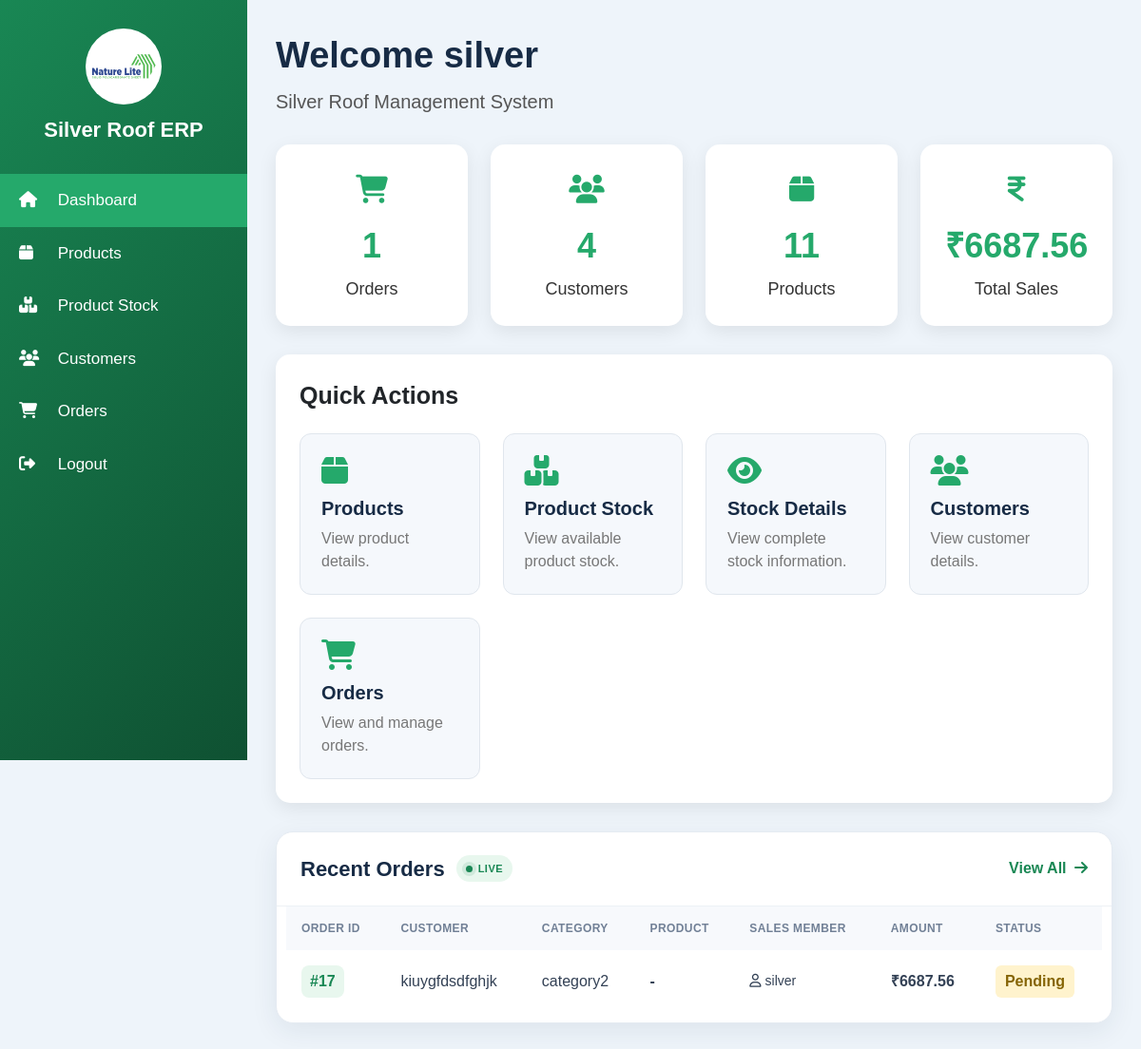
The page /dashboard/sales/dashboard/ (signed in) on the database its author committed.
### orders/models.py (models this page shows, shortened)
class Order(models.Model):
    STATUS_CHOICES = [
        ("Pending", "Pending"),
        ("Approved", "Approved"),
        ("Completed", "Completed"),
        ("Cancelled", "Cancelled"),
        ("Out of Stock", "Out of Stock"),
    ]
    LOADING_CHOICES = [
        ("G-1", "G-1"),
        ("WS", "WS"),
        ("PVR", "PVR"),
        ("G-2", "G-2"),
    ]
    DISPATCH_STATUS_CHOICES = [
        ("Not Dispatched", "Not Dispatched"),
        ("Dispatched", "Dispatched"),
    ]
    LOCATION_CHOICES = [
        ("ERNAKULAM-GOSHREE ROUTE", "ERNAKULAM-GOSHREE ROUTE"),
        ("ERNAKULAM-EDAPPALLY-ROUTE", "ERNAKULAM-EDAPPALLY-ROUTE"),
        ("PALAKKAD-ROUTE", "PALAKKAD-ROUTE"),
        ("WAYANAD-ROUTE", "WAYANAD-ROUTE"),
        ("CALICUT-ROUTE", "CALICUT-ROUTE"),
        ("NILABUR-MANCHERY-ROUTE", "NILABUR-MANCHERY-ROUTE"),
        ("NILABUR-PERINTHALMANNA-ROUTE", "NILABUR-PERINTHALMANNA-ROUTE"),
    ]
    sales_member = models.ForeignKey(
        User,
        on_delete=models.SET_NULL,
        null=True,
        blank=True,
        related_name="sales_orders",
    )
    customer_name = models.CharField(
        max_length=150,
    )
    phone = models.CharField(
        max_length=10,
        blank=True,
    )
    company_name = models.CharField(
        max_length=150,
        blank=True,
    )
    location = models.CharField(
        max_length=50,
        choices=LOCATION_CHOICES,
        blank=True,
    )
    address = models.TextField(
        blank=True,
    )
    product = models.ForeignKey(
        Product,
        on_delete=models.SET_NULL,
        null=True,
        blank=True,
        related_name="orders",
    )
    category = models.ForeignKey(
        Category,
        on_delete=models.PROTECT,
        related_name="orders",
        null=True,
        blank=True,
    )
    subcategory = models.ForeignKey(
        SubCategory,
        on_delete=models.SET_NULL,
        null=True,
        blank=True,
        related_name="orders",
    )
    subcategory_text = models.CharField(
        max_length=150,
        blank=True,
        null=True,
    )
    brand = models.ForeignKey(
        Brand,
        on_delete=models.SET_NULL,
        null=True,
        blank=True,
        related_name="orders",
    )
    thickness = models.ForeignKey(
        Thickness,
        on_delete=models.SET_NULL,
        null=True,
        blank=True,
        related_name="orders",
    )
    colour = models.ForeignKey(
        Colour,
        on_delete=models.SET_NULL,
        null=True,
        blank=True,
        related_name="orders",
    )
    colour_text = models.CharField(
        max_length=100,
        blank=True,
        null=True,
    )
    design = models.ForeignKey(
        Design,
        on_delete=models.SET_NULL,
        null=True,
        blank=True,
        related_name="orders",
    )
    design_text = models.CharField(
        max_length=100,
        blank=True,
        null=True,
    )
    core_number = models.CharField(
        max_length=100,
        blank=True,
    )
    size_text = models.CharField(
        max_length=100,
        blank=True,
        null=True,
    )
    width_ft = models.DecimalField(
        max_digits=10,
        decimal_places=2,
        null=True,
        blank=True,
    )
    width_meter = models.DecimalField(
        max_digits=10,
        decimal_places=4,
        null=True,
        blank=True,
    )
    length_ft = models.DecimalField(
        max_digits=10,
        decimal_places=2,
        default=0,
    )
    sheets = models.PositiveIntegerField(
        default=0,
    )
    sq_mtr = models.DecimalField(
        max_digits=12,
        decimal_places=2,
        default=0,
        null=True,
        blank=True,
    )
    sqm_price = models.DecimalField(
        max_digits=12,
        decimal_places=2,
        default=0,
        null=True,
        blank=True,
    )
    rate = models.DecimalField(
        max_digits=12,
        decimal_places=2,
        default=0,
    )
    amount = models.DecimalField(
        max_digits=14,
        decimal_places=2,
        default=0,
    )
    loading_from = models.CharField(
        max_length=50,
        choices=LOADING_CHOICES,
        blank=True,
    )
    order_taken_by = models.ForeignKey(
        User,
        on_delete=models.SET_NULL,
        null=True,
        blank=True,
        related_name="taken_orders",
    )
    remarks = models.TextField(
        blank=True,
        null=True,
    )
    status = models.CharField(
        max_length=20,
        choices=STATUS_CHOICES,
        default="Pending1",
    )
    dispatch_status = models.CharField(
        max_length=20,
        choices=DISPATCH_STATUS_CHOICES,
        default="Not Dispatched",
    )
    dispatch_date = models.DateField(
        null=True,
        blank=True,
    )
    dispatched_by = models.ForeignKey(
        User,
        on_delete=models.SET_NULL,
        null=True,
        blank=True,
        related_name="dispatched_orders",
    )
    created_at = models.DateTimeField(
        auto_now_add=True,
    )
    updated_at = models.DateTimeField(
        auto_now=True,
    )

### products/models.py (models this page shows, shortened)
class Category(models.Model):
    name = models.CharField(
        max_length=100
    )

### main_dashboard/views.py (the view)
@login_required
def sales_dashboard(request):
    my_orders = Order.objects.filter(
        sales_member=request.user
    ).order_by("-created_at")
    recent_orders = my_orders[:5]
    total_sales = (
        my_orders.aggregate(
            total=Sum("amount")
        )["total"] or 0
    )
    context = {
        "products": Product.objects.count(),
        "customers": Customer.objects.count(),
        "orders": my_orders.count(),
        "total_sales": total_sales,
        "recent_orders": recent_orders,
    }
    return render(
        request,
        "dashboard/sales_dashboard.html",
        context
    )

### templates/dashboard/sales_dashboard.html (shortened to what this page needs)
{% load static %}
<!DOCTYPE html>
<html lang="en">
<head>
    <link
        href="https://cdn.jsdelivr.net/npm/bootstrap@5.3.3/dist/css/bootstrap.min.css"
        rel="stylesheet"
    >
    <link
        rel="stylesheet"
        href="https://cdnjs.cloudflare.com/ajax/libs/font-awesome/6.5.2/css/all.min.css"
    >
</head>
<body>
<div class="sidebar">
    <div class="logo-area">
        <img
            src="{% static 'images/logo.png' %}"
            alt="Silver Roof Logo"
        >
        <div class="logo-title">
            Silver Roof ERP
        </div>
    </div>
    <a
        href="{% url 'sales_dashboard' %}"
        class="active"
    >
        <i class="fa-solid fa-house"></i>
        Dashboard
    </a>
    <a href="{% url 'product_list' %}">
        <i class="fa-solid fa-box"></i>
        Products
    </a>
    <a href="{% url 'stock_list' %}">
        <i class="fa-solid fa-boxes-stacked"></i>
        Product Stock
    </a>
    <a href="{% url 'customer_list' %}">
        <i class="fa-solid fa-users"></i>
        Customers
    </a>
    <a href="{% url 'order_list' %}">
        <i class="fa-solid fa-cart-shopping"></i>
        Orders
    </a>
    <a href="{% url 'logout' %}">
        <i class="fa-solid fa-right-from-bracket"></i>
        Logout
    </a>
</div>
<div class="main-content">
    <div class="welcome-title">
        Welcome {{ request.user.username }}
    </div>
    <div class="system-title">
        Silver Roof Management System
    </div>
    <div class="row g-4">
        <div class="col-lg-3 col-md-6">
            <div class="summary-card">
                <div class="summary-icon">
                    <i class="fa-solid fa-cart-shopping"></i>
                </div>
                <div class="summary-number">
                    {{ orders|default:0 }}
                </div>
                <div class="summary-label">
                    Orders
                </div>
            </div>
        </div>
        <div class="col-lg-3 col-md-6">
            <div class="summary-card">
                <div class="summary-icon">
                    <i class="fa-solid fa-users"></i>
                </div>
                <div class="summary-number">
                    {{ customers|default:0 }}
                </div>
                <div class="summary-label">
                    Customers
                </div>
            </div>
        </div>
        <div class="col-lg-3 col-md-6">
            <div class="summary-card">
                <div class="summary-icon">
                    <i class="fa-solid fa-box"></i>
                </div>
                <div class="summary-number">
                    {{ products|default:0 }}
                </div>
                <div class="summary-label">
                    Products
                </div>
            </div>
        </div>
        <div class="col-lg-3 col-md-6">
            <div class="summary-card">
                <div class="summary-icon">
                    <i class="fa-solid fa-indian-rupee-sign"></i>
                </div>
                <div class="summary-number">
                    ₹{{ total_sales|default:0|floatformat:2 }}
                </div>
                <div class="summary-label">
                    Total Sales
                </div>
            </div>
        </div>
    </div>
    <div class="quick-card">
        <div class="quick-title">
            Quick Actions
        </div>
        <div class="row g-4">
            <div class="col-lg-3 col-md-6">
                <a
                    href="{% url 'product_list' %}"
                    class="quick-action"
                >
                    <i class="fa-solid fa-box"></i>
                    <h5>
                        Products
                    </h5>
                    <p>
                        View product details.
                    </p>
                </a>
            </div>
            <div class="col-lg-3 col-md-6">
                <a
                    href="{% url 'stock_list' %}"
                    class="quick-action"
                >
                    <i class="fa-solid fa-boxes-stacked"></i>
                    <h5>
                        Product Stock
                    </h5>
                    <p>
                        View available product stock.
                    </p>
                </a>
            </div>
            <div class="col-lg-3 col-md-6">
                <a
                    href="{% url 'stock_list' %}"
                    class="quick-action"
                >
                    <i class="fa-solid fa-eye"></i>
                    <h5>
                        Stock Details
                    </h5>
                    <p>
                        View complete stock information.
                    </p>
                </a>
            </div>
            <div class="col-lg-3 col-md-6">
                <a
                    href="{% url 'customer_list' %}"
                    class="quick-action"
                >
                    <i class="fa-solid fa-users"></i>
                    <h5>
                        Customers
                    </h5>
                    <p>
                        View customer details.
                    </p>
                </a>
            </div>
            <div class="col-lg-3 col-md-6">
                <a
                    href="{% url 'order_list' %}"
                    class="quick-action"
                >
                    <i class="fa-solid fa-cart-shopping"></i>
                    <h5>
                        Orders
                    </h5>
                    <p>
                        View and manage orders.
                    </p>
                </a>
            </div>
        </div>
    </div>
    <div class="orders-card">
        <div class="orders-card-top">
            <div class="orders-heading">
                <div class="orders-title">Recent Orders</div>
                <div class="live-indicator"><span class="live-dot"></span>LIVE</div>
            </div>
            <a href="{% url 'order_list' %}" class="view-orders-btn">View All <i class="fa-solid fa-arrow-right ms-1"></i></a>
        </div>
        <div class="table-responsive orders-table-wrap">
            <table class="orders-table">
                <thead><tr><th>Order ID</th><th>Customer</th><th>Category</th><th>Product</th><th>Sales Member</th><th>Amount</th><th>Status</th></tr></thead>
                <tbody>
                    {% for order in recent_orders %}
                    <tr>
                        <td><span class="order-id">#{{ order.id }}</span></td>
                        <td>{{ order.customer_name }}</td>
                        <td>{% if order.category %}{{ order.category.name }}{% else %}-{% endif %}</td>
                        <td class="product-name">{% if order.product %}{{ order.product.product_name }}{% else %}-{% endif %}</td>
                        <td class="member-name">{% if order.sales_member %}<i class="fa-regular fa-user me-1"></i>{{ order.sales_member.username }}{% else %}-{% endif %}</td>
                        <td class="amount">₹{{ order.amount|default:0|floatformat:2 }}</td>
                        <td>{% if order.status == "Completed" %}<span class="status status-completed">{{ order.status }}</span>{% elif order.status == "Pending" %}<span class="status status-pending">{{ order.status }}</span>{% elif order.status == "Cancelled" %}<span class="status status-cancelled">{{ order.status }}</span>{% elif order.status == "Out of Stock" %}<span class="status status-out">{{ order.status }}</span>{% else %}<span class="status status-pending">{{ order.status }}</span>{% endif %}</td>
                    </tr>
                    {% empty %}
                    <tr><td colspan="7" class="text-center orders-empty"><i class="fa-solid fa-box-open fs-4 d-block mb-2"></i>No Product Orders Found</td></tr>
                    {% endfor %}
                </tbody>
            </table>
        </div>
    </div>
</div>
</body>
</html>

### rows shown on the page
Order: id "17", customer_name "kiuygfdsdfghjk", category.name "category2", sales_member.username "silver", amount "6687.56", status "Pending"

### other values the page prints
{{ request.user.username }} "silver"
{{ orders|default:0 }} "1"
{{ customers|default:0 }} "4"
{{ products|default:0 }} "11"
{{ total_sales|default:0|floatformat:2 }} "6687.56"
